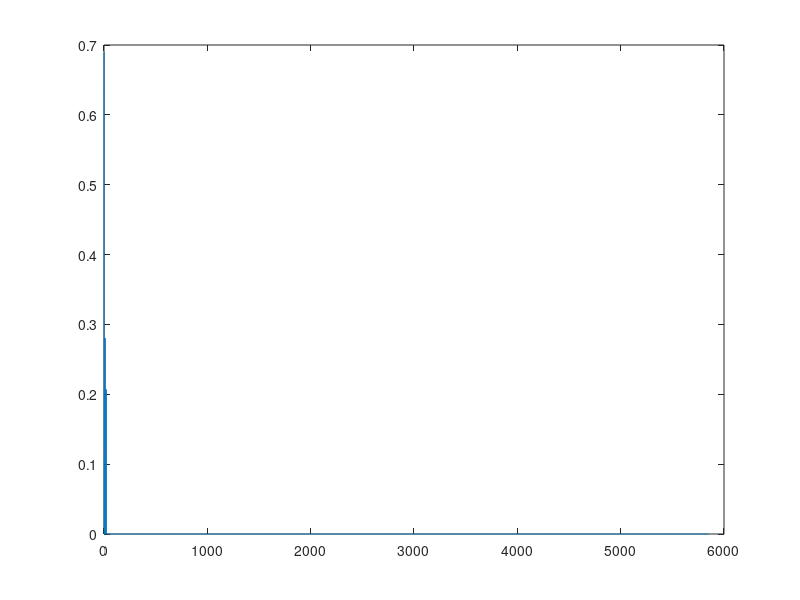

Write MATLAB code to recreate this figure.
% Polarization Simulation
close all
clear all
RPM = 3840;  % [RPM] max
% RPM = 3648;  % [RPM]
cycles = 5;
integ_time = cycles * 60 / RPM;  % [s]
fps = 1/integ_time;
% cycles = RPM * integ_time / 60;
% cycles = 78;
N = 2341; % Number of points per cycle
SNR = 20;

samples = N * cycles;

samples_per_sec = N * RPM / 60;

Ts = 2*pi/N;

% Choose Ex and Ey Values at Random
Ex = rand(1);
Ey = sqrt(1 - Ex^2);
phi = rand(1) * 2*pi;
Ey = Ey * exp(1i*phi);

S0 = Ex * conj(Ex) + Ey * conj(Ey);
S1 = Ex * conj(Ex) - Ey * conj(Ey);
S2 = Ex * conj(Ey) + Ey * conj(Ex);
S3 = 1i * (Ex * conj(Ey) - Ey * conj(Ex));

theta = 0 : Ts : 2*pi*cycles - Ts;

Itheta = S0/2 + S1/4 + S3/2 * sin(2*theta) + S1/4 * cos(4*theta) + S2/4 * sin(4*theta);
IthetaNoise = awgn(Itheta, SNR);

data = Itheta;
% data = IthetaNoise;

% data = cat(2, data, zeros(1, 3600));

y = fft(data);
ymod = y(1:(cycles*N / 2 + 1)) / samples;
yscaled = [ymod(1), ymod(2:end) * 2];
yscaledabs = abs(yscaled);

w1 = round(1 + (2 * cycles));
w2 = round(1 + (4 * cycles));

A0 = yscaled(1);
A1 = yscaled(w1) + yscaled(w1+1) + yscaled(w1+2) + yscaled(w1-1) + yscaled(w1-2);
A2 = yscaled(w2) + yscaled(w2+1) + yscaled(w2+2) + yscaled(w2-1) + yscaled(w2-2);

S1_calc = real(A2) * 4;
S2_calc = imag(A2) * -4;
S3_calc = imag(A1) * -2;
S0_calc = 2*A0 - S1_calc/2;

plot(yscaledabs)

% fs = 1/Ts;
% freq = (0:length(yscaledabs)-1)*fs/length(yscaledabs);
% fshift = (-samples/2 : samples/2-1)*(fs/samples);

% fig = figure;
% plot(freq, yscaledabs)
% xlim([0, freq(w2+15)])
% ylim([0, 1])
% xlabel('Frequency (Hz)')
% ylabel('Normalised Voltage (a.u.)')
% title('Normalised Voltage From ADC vs Frequency', "With Gasussian Noise of SNR = " + int2str(SNR) + " dB")
% annotation(fig,'textbox', [0.664285714285712 0.401357155913399 0.212499994199191 0.461904748848507],'String',...
%     ["S0_{real} = " + num2str(S0, '%5.4f'), ...
%     "S0_{calc} = " + num2str(S0_calc, '%5.4f'), ...
%     "S1_{real} = " + num2str(S1, '%5.4f'), ...
%     "S1_{calc} = " + num2str(S1_calc, '%5.4f'), ...
%     "S2_{real} = " + num2str(S2, '%5.4f'), ...
%     "S2_{calc} = " + num2str(S2_calc, '%5.4f'), ...
%     "S3_{real} = " + num2str(S3, '%5.4f'), ...
%     "S3_{calc} = " + num2str(S3_calc, '%5.4f')], 'FitBoxToText', 'on', 'BackgroundColor',[1 1 1]);
% grid on

% pause
% clf
% 
% fig = figure;
% plot(yscaled)
% xlabel('Real Normalised Voltage (a.u.)')
% ylabel('Imaginary Normalised Voltage (a.u.)')
% title('Complex FFT Results: Normalised Voltage From ADC', "With Gasussian Noise of SNR = " + int2str(SNR) + " dB")
% grid on
% 
% pause
% clf
% 
% hold on
% plot(theta * 180 / pi, IthetaNoise)
% plot(theta * 180 / pi, Itheta)
% xlim([0 360])
% xticks(0:45:360);
% xlabel('Motor Angle (°)')
% ylabel('Voltage (V)')
% title('Voltage From ADC vs Time', "With Gasussian Noise of SNR = " + int2str(SNR) + " dB")
% hold off

% savedata = [theta.', Itheta.'];
% writematrix(savedata, 'data1.csv')

% loc = w1;
% rng = loc-30:1:loc+30;
% comet3(real(yscaled(rng)), imag(yscaled(rng)), rng)
% xlabel("Real")
% ylabel("Imag")
% zlabel("Frequency")

% plot(fshift, yshiftabs)
% plot(y(1:(cycles*N / 2 + 1))/samples)
% xlim([0 1])
% plot(yshift / samples)



% % Now do the reverse to extract the parameters
% % Lets adjust the above curve through a moving average to make it "look" like measure data
% SimData = movmean(Itheta, 5);
% 
% x0 = [1 1 0 0];  % Set parameters to start from
% fit = @(b, theta) (2*b(1) + b(2))/4 + b(4)/2 * sin(2*theta) + b(2)/4 * cos(4*theta) + b(3)/4 * sin(4*theta);
% fcn = @(b) sum((fit(b, theta) - SimData).^2);  % Least-Squares cost function
% % s = fminsearch(fcn, [yr;  per;  -1;  ym])   
% 
% % Fitted Polarization Parameters
% s = fminsearch(fcn, x0);
% 
% Itheta_fit = (2*s(1) + s(2))/4 + s(4)/2 * sin(2*theta) + s(2)/4 * cos(4*theta) + s(3)/4 * sin(4*theta);

% Apply FFT


% % Compare the data sets
% figure(2)
% hold on
% plot(theta, Itheta, '-b', 'LineWidth', 1)
% plot(theta, SimData, '.k', 'MarkerSize', 10)
% plot(theta, Itheta_fit, '.--r', 'LineWidth', 1)
% hold off